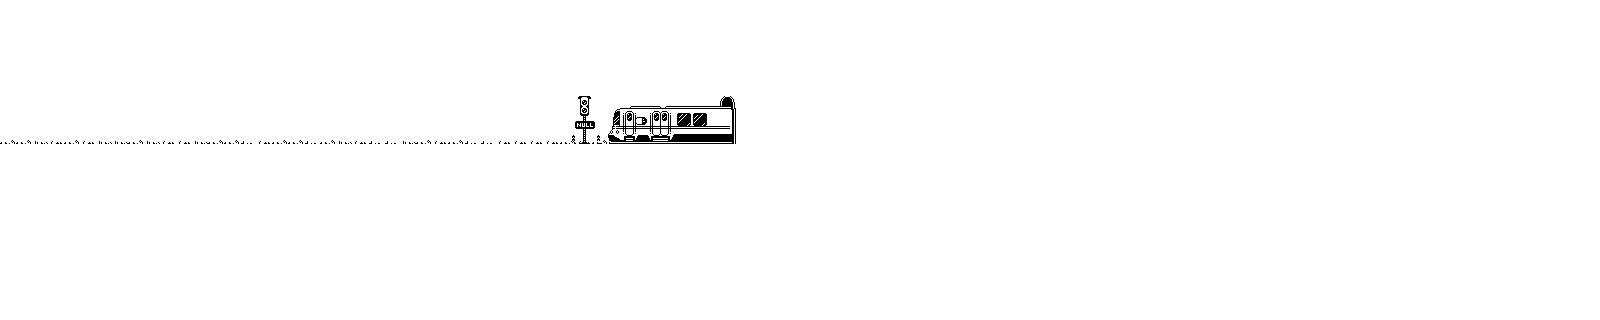

Rendered tile map (Tiled .tmx) drawn with the repository's tilesets; below, a short description and the map source with its tile grids summarised:
An orthogonal 100x20 tile map with 16x16 px tiles, 6 tile layers (bg, bg2, gare, sol, ...) and 1 object (spawn).

<map version="1.10" tiledversion="1.12.0" orientation="orthogonal" renderorder="right-down" width="100" height="20" tilewidth="16" tileheight="16" infinite="0" nextlayerid="11" nextobjectid="8">
 <editorsettings>
  <export target="../../assets/maps/map-1-debut.json" format="json" />
 </editorsettings>
 <tileset firstgid="1" name="Tileset" tilewidth="16" tileheight="16" tilecount="350" columns="35">
  <image source="../../assets/tilesets/Tileset.png" width="560" height="160" />
 </tileset>
 <layer id="7" name="bg" width="100" height="20">
  <data>[2000 cells, 2000 non-empty, 1 distinct tile ids]</data>
 </layer>
 <layer id="10" name="bg2" width="100" height="20">
  <data>[2000 cells, 0 non-empty, 0 distinct tile ids]</data>
 </layer>
 <layer id="6" name="gare" width="100" height="20">
  <data>[2000 cells, 33 non-empty, 33 distinct tile ids]</data>
 </layer>
 <layer id="3" name="sol" width="100" height="20">
  <data>[2000 cells, 494 non-empty, 2 distinct tile ids]</data>
 </layer>
 <objectgroup id="5" name="Calque d'Objets 1">
  <properties>
   <property name="texte" value="blablablablablablablablablablablablablablablablablablablablabla" />
  </properties>
  <object id="1" name="spawn" x="51.1556" y="111.214">
   <point />
  </object>
 </objectgroup>
 <layer id="1" name="tunnel" width="100" height="20">
  <data>[2000 cells, 45 non-empty, 1 distinct tile ids]</data>
 </layer>
 <layer id="4" name="devant" width="100" height="20">
  <data>[2000 cells, 41 non-empty, 5 distinct tile ids]</data>
 </layer>
</map>
